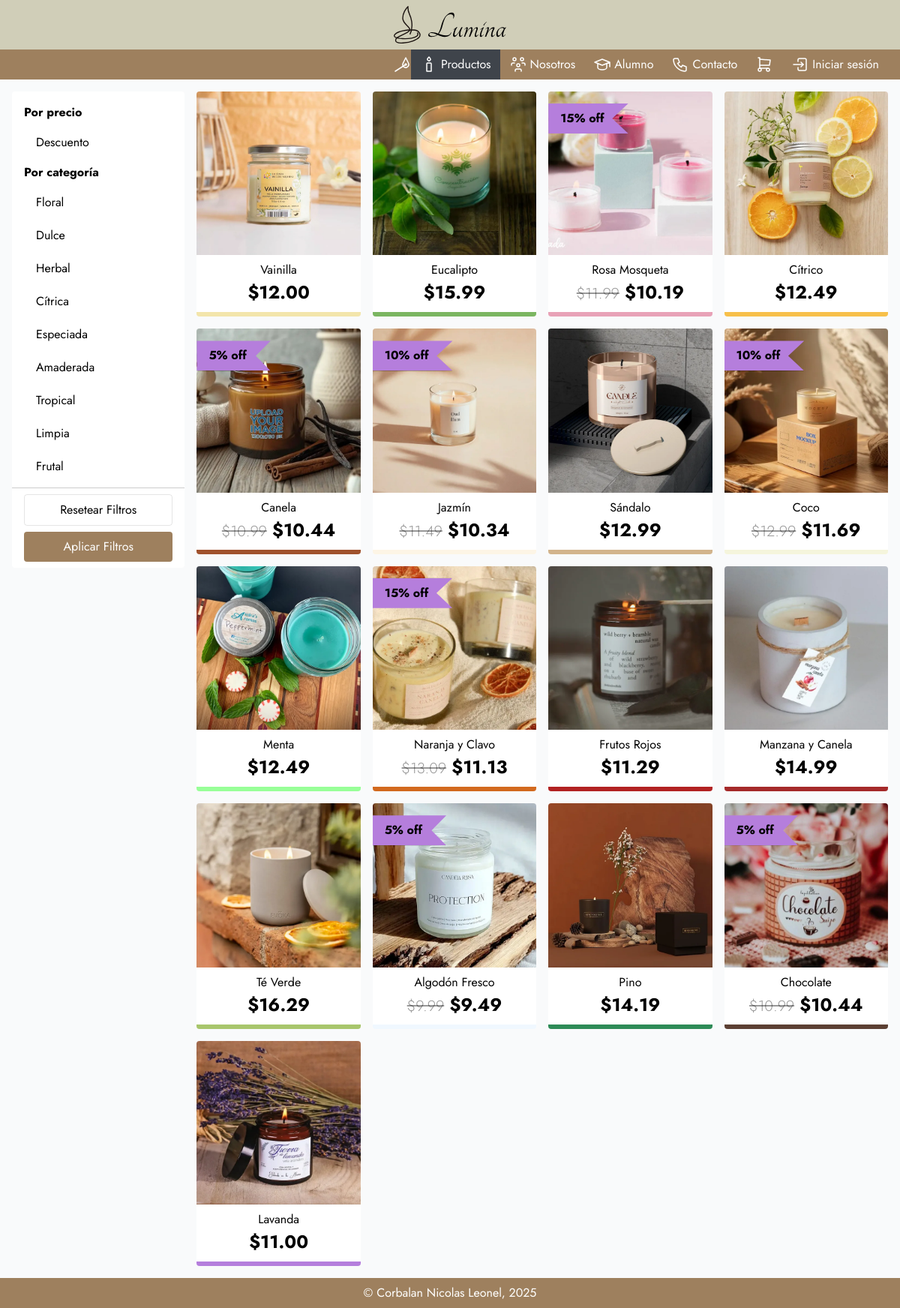
Before: / with the older database file.
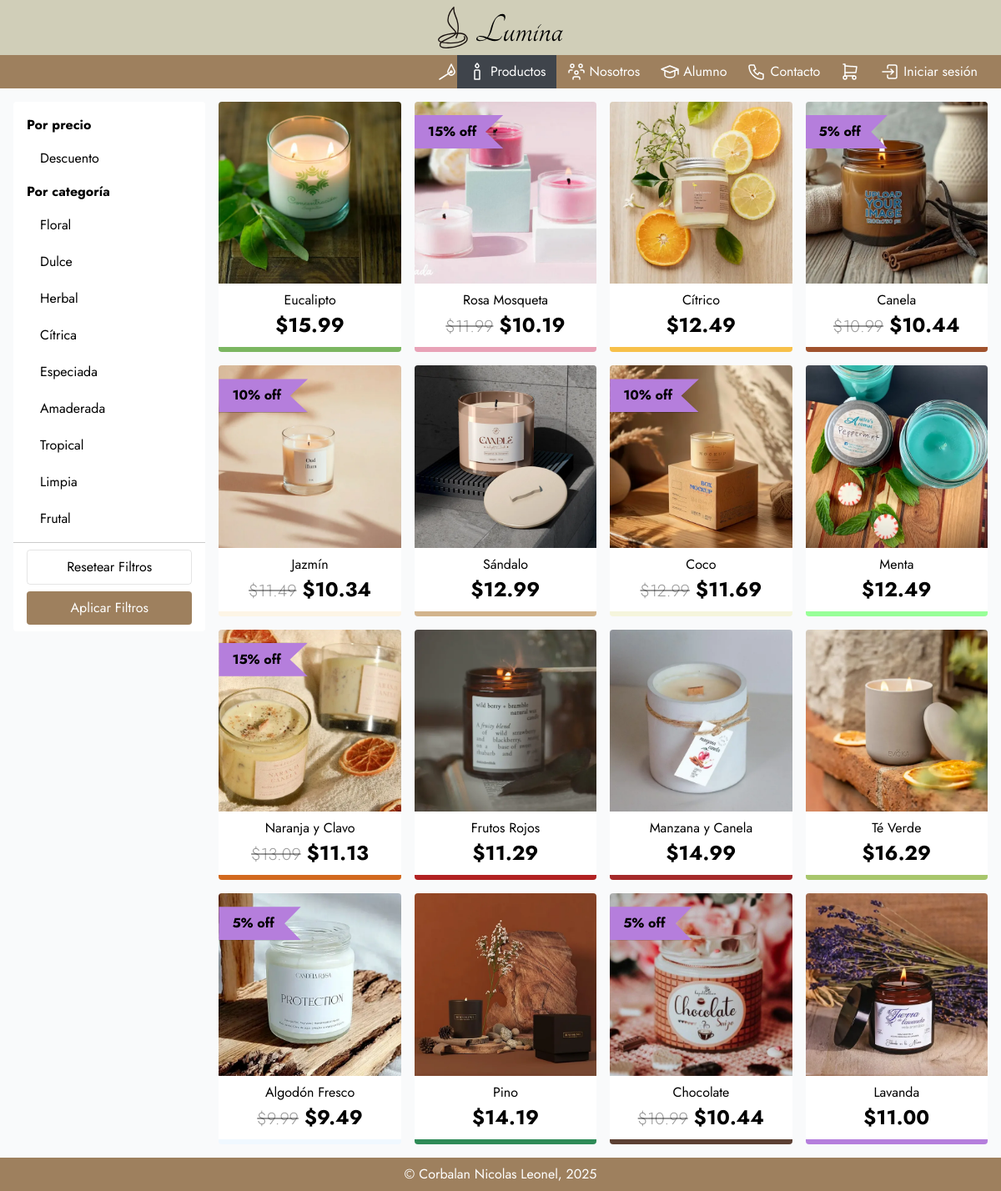
After: the same page with the newer database file.
### tables this page shows
CREATE TABLE `categories` (
  `id` int(10) UNSIGNED NOT NULL,
  `category` varchar(256) NOT NULL
);

CREATE TABLE `candles_details` (
  `id` int(10) UNSIGNED NOT NULL,
  `material` varchar(256) NOT NULL,
  `duration` varchar(256) NOT NULL,
  `size` varchar(256) NOT NULL,
  `weight` varchar(256) NOT NULL,
  `fragance` varchar(256) NOT NULL
);

CREATE TABLE `candles` (
  `id` int(10) UNSIGNED NOT NULL,
  `name` varchar(256) NOT NULL,
  `description` text NOT NULL,
  `id_category` int(10) UNSIGNED NOT NULL,
  `main_img` varchar(256) NOT NULL,
  `price` decimal(4,2) NOT NULL,
  `discount` tinyint(4) NOT NULL,
  `css_color` varchar(256) NOT NULL,
  `date_release` timestamp NOT NULL DEFAULT current_timestamp() ON UPDATE current_timestamp()
);

### classes/Category.php (called while the page is built, shortened)
<?php
class Category
{
  private $category;
  public static function get_all_categories(): array
  {
    $conn = Connection::getConnection();
    $query = "SELECT * FROM categories";
    $stmt = $conn->prepare($query);
    $stmt->setFetchMode(PDO::FETCH_CLASS, self::class);
    $stmt->execute();
    return $stmt->fetchAll();
  }
  public static function filter_by_id(int $id): ?Category
  {
    $conn = Connection::getConnection();
    $query = "SELECT * FROM categories WHERE categories.id = ?";
    $stmt = $conn->prepare($query);
    $stmt->setFetchMode(PDO::FETCH_CLASS, self::class);
    $stmt->execute([$id]);
    $res = $stmt->fetch();
    return $res ? $res : null;
  }
  public function getName()
  {
    return $this->category;
  }
}

### classes/Tag.php (called while the page is built, shortened)
<?php
class Tag
{
  public static function filter_by_id(int $id): ?Tag
  {
    $conn = Connection::getConnection();
    $query = "SELECT * FROM tags WHERE id = ?";
    $stmt = $conn->prepare($query);
    $stmt->setFetchMode(PDO::FETCH_CLASS, self::class);
    $stmt->execute([$id]);
    $res = $stmt->fetch();
    return $res ? $res : null;
  }
}

### classes/ExtraImage.php (called while the page is built, shortened)
<?php
class ExtraImage
{
  public static function filter_by_id(int $id): ?ExtraImage
  {
    $conn = Connection::getConnection();
    $query = "SELECT * FROM extra_images WHERE id = ?";
    $stmt = $conn->prepare($query);
    $stmt->setFetchMode(PDO::FETCH_CLASS, self::class);
    $stmt->execute([$id]);
    $res = $stmt->fetch();
    return $res ? $res : null;
  }
}

### views/catalog.php (the view, shortened to what the rows shown need)
<?php
$products = Candle::get_all_products();
$categories = Category::get_all_categories();
?>
<div class="ignore-smoke-overlap p-4 grid gap-4 md:grid-cols-[minmax(11rem,_0.25fr)_1fr]">
  <aside>
    <div class="filters__container">
      <form class="filters over-smoke" id="filtersForm" action="index.php?section=catalog" method="post">
        <div class="filters__body">
          <div>
            <ul>
              <?php
              foreach ($categories as $category) {
              ?>
                <li>
                  <label class="filters__label">
                    <?= $category->getName() ?>
                  </label>
                </li>
              <?php
              }
              ?>
            </ul>
          </div>
        </div>
      </form>
    </div>
  </aside>
  <section id="products" class="over-smoke grid grid-cols-[repeat(auto-fill,_minmax(180px,_1fr))] grid-rows-[auto_1fr] gap-4 items-start">
    <?php
    $productsLength = count($products);
    if ($productsLength <= 0) {
    ?>
      <div class="col-span-full">
        <p>No se encontraron productos</p>
      </div>
    <?php
    } else {
    ?>
      <?php
      foreach ($products as $candle) {
      ?>
        <article class="card relative border-b-6 border-b-[<?= $candle->getCssColor() ?>]" data-cpc="<?= $candle->getCssColor() ?>">
          <img class="card__cover" src="img/candles/<?= $candle->getMainImg() ?>" alt="">
          <div class="card__body">
            <a href="index.php?section=product-detail&id=<?= $candle->getId() ?>">
              <span class="card__link-expand"></span>
              <h3 class="card__title"><?= $candle->getName() ?></h3>
            </a>
            <?php
            $candle->show_price("card__price");
            if ($candle->getDiscount()) {
            ?>
              <div class="card__discount">
                <strong><?= $candle->getDiscount() ?>% off</strong>
              </div>
            <?php
            }
            ?>
          </div>
        </article>
    <?php
      }
    }
    ?>
  </section>
</div>

### classes/Candle.php (shortened to what the rows shown need)
<?php
class Candle
{
  private $id;
  private $name;
  private $css_color;
  private $main_img;
  private $price;
  private $discount;
  private static $createValues = ["id", "name", "css_color", "date_release", "description", "main_img", "price", "discount", "material", "duration", "size", "weight", "fragance"];
  public static function createCandle(array|bool $candleData): ?Candle
  {
    $candle = new self();
    foreach (self::$createValues as $key) {
      $candle->{$key} = $candleData[$key];
    }
    $candle->category = Category::filter_by_id($candleData["id_category"]);
    $candle->tags = [];
    $tags = $candleData["tags"] ?? [];
    $tags = !empty($tags) ? explode(",", $tags) : [];
    foreach ($tags as $idTag) {
      $candle->tags[] = Tag::filter_by_id($idTag);
    }
    $candle->extraImages = [];
    $extraImages = $candleData["extra_images"] ?? [];
    $extraImages = !empty($extraImages) ? explode(",", $extraImages) : [];
    foreach ($extraImages as $idImg) {
      $candle->extraImages[] = ExtraImage::filter_by_id($idImg);
    }
    return $candle;
  }
  public static function get_all_products(): array
  {
    $conn = Connection::getConnection();
    $query = "SELECT candles.*, candles_details.*, GROUP_CONCAT(DISTINCT tags.id) as tags, GROUP_CONCAT(DISTINCT extra_images.id) as extra_images
              FROM candles
              JOIN candles_details ON candles.id = candles_details.id
              LEFT OUTER JOIN extra_images ON candles.id = extra_images.id_candle
              LEFT OUTER JOIN candles_x_tags ON candles.id = candles_x_tags.id_candle
              LEFT OUTER JOIN tags ON candles_x_tags.id_tag = tags.id
              GROUP BY candles.id";
    $stmt = $conn->prepare($query);
    $stmt->setFetchMode(PDO::FETCH_ASSOC);
    $stmt->execute();
    $catalog = [];
    while ($res = $stmt->fetch()) {
      $catalog[] = self::createCandle($res);
    }
    return $catalog;
  }
  public function show_price($class = "")
  {
    if ($this->discount) {
      echo "
        <p class='$class' title='Precio en \$USD'>
          <span class='card__price--line-through not-sr-only'>\${$this->getPrice(false)}</span>
          <strong>\${$this->getPrice()}</strong>
        </p>
      ";
    } else {
      echo "
        <p class='$class' title='Precio en \$USD'>
          <strong>\${$this->getPrice()}</strong>
        </p>
      ";
    }
  }
  public function getId(): int
  {
    return $this->id;
  }
  public function getName(): string
  {
    return $this->name;
  }
  public function getCssColor(): string
  {
    return $this->css_color;
  }
  public function getMainImg(): string
  {
    return $this->main_img;
  }
  public function getPrice(bool $applyDiscount = true): string
  {
    $price = floatval($this->price);
    $discount = intval($this->discount);
    if ($applyDiscount && $discount) {
      $price = $price - ($price * ($discount / 100));
    }
    return number_format($price, 2);
  }
  public function getDiscount(): int
  {
    return $this->discount;
  }
}

Changed rows visible on the page:
removed candles_details: id.main_img (picture), id.name "Vainilla", id.price "12.00"
